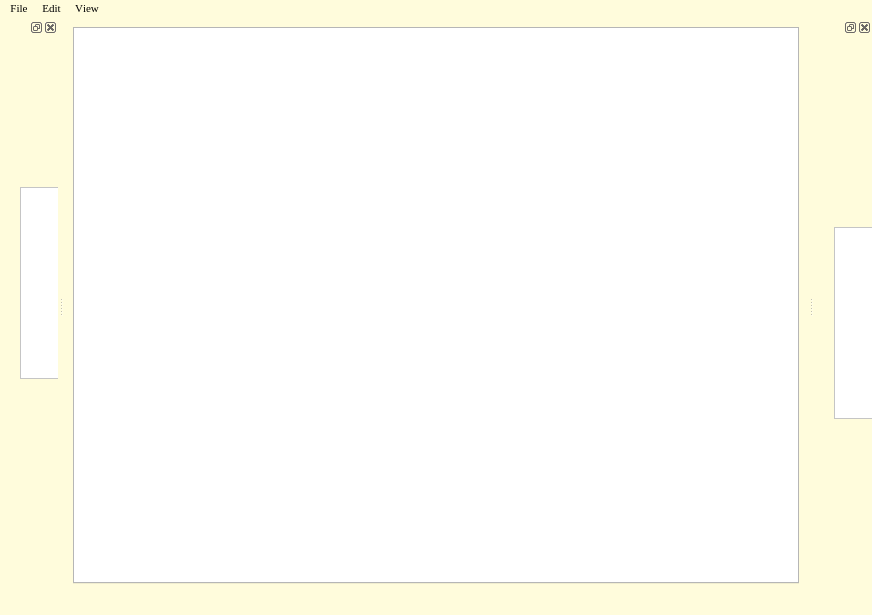
<?xml version="1.0" encoding="UTF-8"?>
<ui version="4.0">
 <class>MainWindow</class>
 <widget class="QMainWindow" name="MainWindow">
  <property name="geometry">
   <rect>
    <x>0</x>
    <y>0</y>
    <width>872</width>
    <height>615</height>
   </rect>
  </property>
  <property name="windowTitle">
   <string>MainWindow</string>
  </property>
  <property name="styleSheet">
   <string notr="true">font: 8pt &quot;Times New Roman&quot;;
background-color: rgb(255, 252, 220);</string>
  </property>
  <widget class="QWidget" name="centralwidget">
   <layout class="QGridLayout" name="gridLayout">
    <item row="0" column="0">
     <widget class="QTabWidget" name="TabWidget">
      <property name="styleSheet">
       <string notr="true">background-color: rgb(255, 255, 255)</string>
      </property>
      <property name="currentIndex">
       <number>-1</number>
      </property>
      <property name="tabsClosable">
       <bool>true</bool>
      </property>
     </widget>
    </item>
   </layout>
  </widget>
  <widget class="QMenuBar" name="Menu">
   <property name="geometry">
    <rect>
     <x>0</x>
     <y>0</y>
     <width>872</width>
     <height>18</height>
    </rect>
   </property>
   <property name="font">
    <font>
     <family>Times New Roman</family>
     <pointsize>8</pointsize>
     <weight>50</weight>
     <italic>false</italic>
     <bold>false</bold>
     <kerning>false</kerning>
    </font>
   </property>
   <widget class="QMenu" name="Edit">
    <property name="font">
     <font>
      <family>Times New Roman</family>
      <pointsize>8</pointsize>
      <weight>50</weight>
      <italic>false</italic>
      <bold>false</bold>
     </font>
    </property>
    <property name="title">
     <string>Edit</string>
    </property>
    <addaction name="Copy"/>
    <addaction name="Insert"/>
    <addaction name="Cut"/>
    <addaction name="Delete"/>
    <addaction name="Highlight"/>
   </widget>
   <widget class="QMenu" name="View">
    <property name="font">
     <font>
      <family>Times New Roman</family>
      <pointsize>8</pointsize>
      <weight>50</weight>
      <italic>false</italic>
      <bold>false</bold>
     </font>
    </property>
    <property name="title">
     <string>View</string>
    </property>
    <addaction name="ExplorerView"/>
    <addaction name="ActiveFiles"/>
   </widget>
   <widget class="QMenu" name="File">
    <property name="font">
     <font>
      <family>Times New Roman</family>
      <pointsize>8</pointsize>
      <weight>50</weight>
      <italic>false</italic>
      <bold>false</bold>
     </font>
    </property>
    <property name="title">
     <string>File</string>
    </property>
    <addaction name="NewFile"/>
    <addaction name="OpenFile"/>
    <addaction name="separator"/>
    <addaction name="SaveFile"/>
    <addaction name="SaveAsFile"/>
    <addaction name="SaveAllFile"/>
    <addaction name="separator"/>
    <addaction name="CloseFile"/>
    <addaction name="CloseAllFile"/>
    <addaction name="separator"/>
    <addaction name="DeleteFile"/>
    <addaction name="DeleteAllFile"/>
    <addaction name="separator"/>
    <addaction name="ExitFile"/>
   </widget>
   <addaction name="File"/>
   <addaction name="Edit"/>
   <addaction name="View"/>
  </widget>
  <widget class="QStatusBar" name="statusbar"/>
  <widget class="QDockWidget" name="ExplorerDock">
   <property name="sizePolicy">
    <sizepolicy hsizetype="Expanding" vsizetype="Expanding">
     <horstretch>0</horstretch>
     <verstretch>0</verstretch>
    </sizepolicy>
   </property>
   <property name="styleSheet">
    <string notr="true"/>
   </property>
   <attribute name="dockWidgetArea">
    <number>1</number>
   </attribute>
   <widget class="QWidget" name="ExplorerContent">
    <property name="styleSheet">
     <string notr="true"/>
    </property>
    <widget class="QTreeView" name="TreeView">
     <property name="geometry">
      <rect>
       <x>20</x>
       <y>150</y>
       <width>256</width>
       <height>192</height>
      </rect>
     </property>
     <property name="styleSheet">
      <string notr="true">background-color: rgb(255, 255, 255)</string>
     </property>
    </widget>
   </widget>
  </widget>
  <widget class="QDockWidget" name="ActiveFilesDock">
   <property name="sizePolicy">
    <sizepolicy hsizetype="Expanding" vsizetype="Expanding">
     <horstretch>0</horstretch>
     <verstretch>0</verstretch>
    </sizepolicy>
   </property>
   <property name="styleSheet">
    <string notr="true"/>
   </property>
   <attribute name="dockWidgetArea">
    <number>2</number>
   </attribute>
   <widget class="QWidget" name="ActiveFilesContent">
    <widget class="QListView" name="ListView">
     <property name="geometry">
      <rect>
       <x>20</x>
       <y>190</y>
       <width>256</width>
       <height>192</height>
      </rect>
     </property>
     <property name="styleSheet">
      <string notr="true">background-color: rgb(255, 255, 255)</string>
     </property>
     <property name="editTriggers">
      <set>QAbstractItemView::NoEditTriggers</set>
     </property>
    </widget>
   </widget>
  </widget>
  <action name="NewFile">
   <property name="text">
    <string>New File</string>
   </property>
   <property name="shortcut">
    <string>Ctrl+N</string>
   </property>
  </action>
  <action name="OpenFile">
   <property name="text">
    <string>Open File</string>
   </property>
   <property name="shortcut">
    <string>Ctrl+O</string>
   </property>
  </action>
  <action name="SaveFile">
   <property name="text">
    <string>Save File</string>
   </property>
   <property name="shortcut">
    <string>Ctrl+S</string>
   </property>
  </action>
  <action name="SaveAsFile">
   <property name="text">
    <string>Save as</string>
   </property>
   <property name="shortcut">
    <string>Ctrl+Shift+S</string>
   </property>
  </action>
  <action name="SaveAllFile">
   <property name="text">
    <string>Save all</string>
   </property>
   <property name="shortcut">
    <string>Ctrl+A</string>
   </property>
  </action>
  <action name="CloseFile">
   <property name="text">
    <string>Close</string>
   </property>
   <property name="shortcut">
    <string>Ctrl+C</string>
   </property>
  </action>
  <action name="CloseAllFile">
   <property name="text">
    <string>Close all</string>
   </property>
   <property name="shortcut">
    <string>Ctrl+Shift+C</string>
   </property>
  </action>
  <action name="ExitFile">
   <property name="text">
    <string>Exit</string>
   </property>
  </action>
  <action name="Cut">
   <property name="text">
    <string>Cut</string>
   </property>
   <property name="shortcut">
    <string>Ctrl+Shift+X</string>
   </property>
  </action>
  <action name="Copy">
   <property name="text">
    <string>Copy</string>
   </property>
   <property name="shortcut">
    <string>Ctrl+Shift+C</string>
   </property>
  </action>
  <action name="Insert">
   <property name="text">
    <string>Paste</string>
   </property>
   <property name="shortcut">
    <string>Ctrl+Shift+V</string>
   </property>
  </action>
  <action name="Delete">
   <property name="text">
    <string>Delete</string>
   </property>
   <property name="shortcut">
    <string>Ctrl+Shift+D</string>
   </property>
  </action>
  <action name="Highlight">
   <property name="text">
    <string>Highlight</string>
   </property>
   <property name="shortcut">
    <string>Ctrl+Shift+A</string>
   </property>
  </action>
  <action name="ExplorerView">
   <property name="checkable">
    <bool>true</bool>
   </property>
   <property name="checked">
    <bool>true</bool>
   </property>
   <property name="text">
    <string>Show explorer</string>
   </property>
  </action>
  <action name="ActiveFiles">
   <property name="checkable">
    <bool>true</bool>
   </property>
   <property name="checked">
    <bool>true</bool>
   </property>
   <property name="text">
    <string>Show active files</string>
   </property>
  </action>
  <action name="DeleteFile">
   <property name="text">
    <string>Delete</string>
   </property>
   <property name="shortcut">
    <string>Ctrl+Del</string>
   </property>
  </action>
  <action name="DeleteAllFile">
   <property name="text">
    <string>Delete all</string>
   </property>
   <property name="shortcut">
    <string>Ctrl+Shift+Del</string>
   </property>
  </action>
 </widget>
 <resources/>
 <connections/>
</ui>
